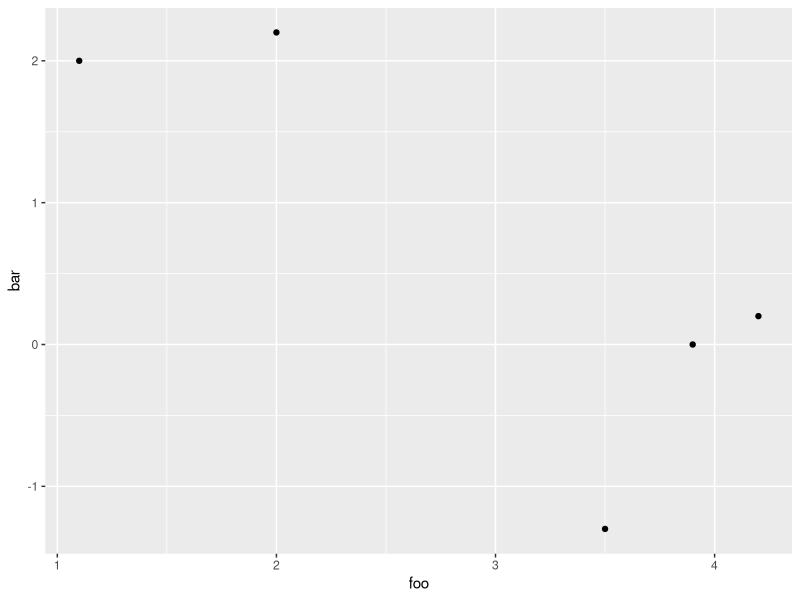
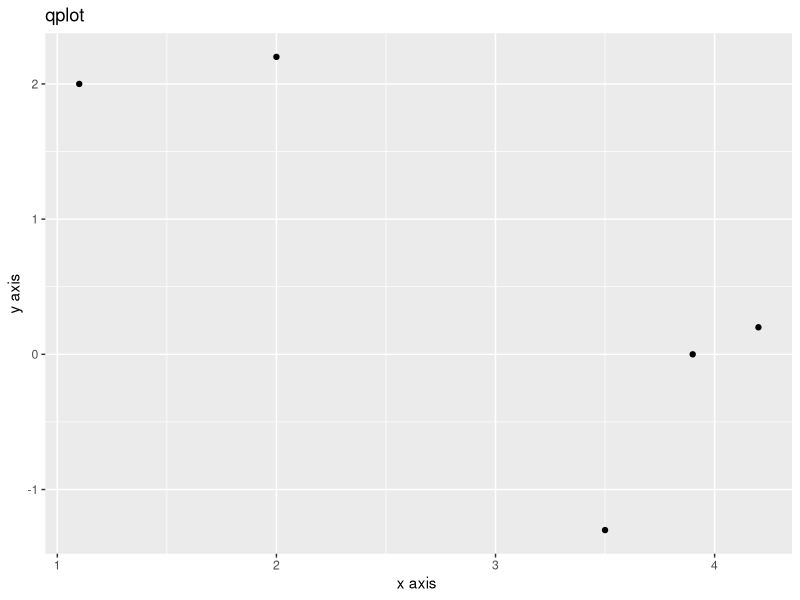
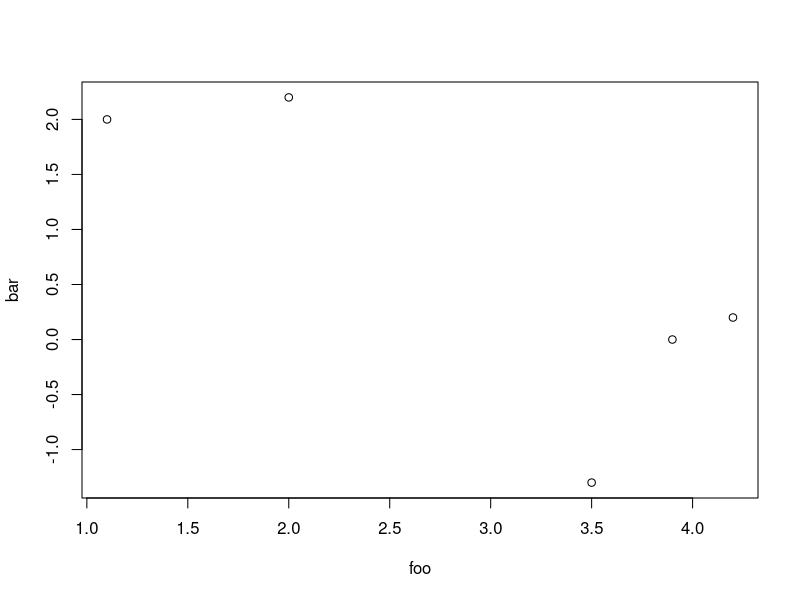
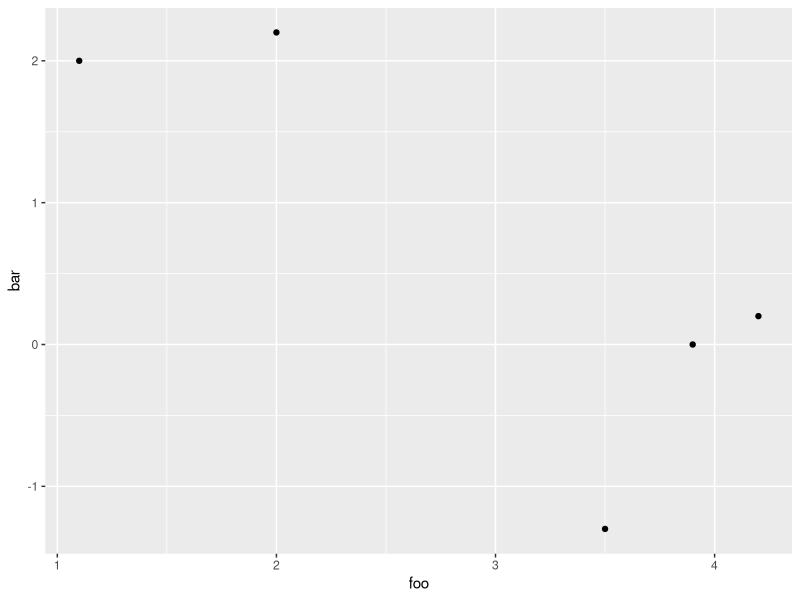
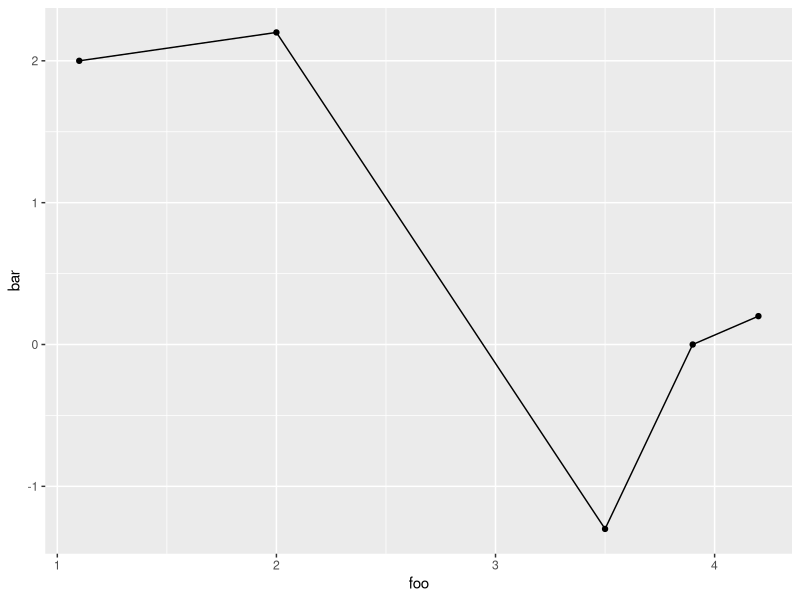
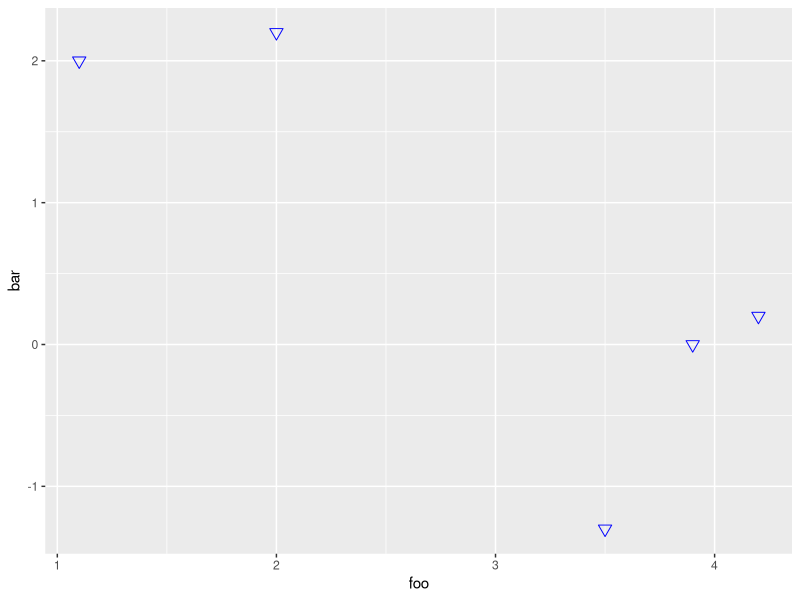

Write the R code that produced these figures, in order. (Note: this script raises an error after producing the figures.)
#___________________________________ The ggplot2 Package ____________________________________

install.packages("ggplot2")
library("ggplot2")

# Example:-
foo <- c(1.1,2,3.5,3.9,4.2)
bar <- c(2,2.2,-1.3,0,0.2)

# We can produce ggplot2, using its “quick plot”, i.e., qplot()

qplot(foo,bar)

# Adding a title and axis labels also uses the same arguments, that we used in plot 

qplot(foo,bar,main="qplot",xlab="x axis ",ylab="y axis")
#----   -----  ----   -----   ----   -----   ----   -----   ----   -----
# Difference b/w plot and ggplot
# 1. A canves is seen in ggplot, bu not in plot   
# 2. ggplot2 plots are stored as objects, which means they have an underlying, 
#    static representation until we change the object.

# That is:-
baz <- plot(foo,bar)
baz

qux <- qplot(foo,bar)
qux

#----   -----  ----   -----   ----   -----   ----   -----   ----   -----
# Setting Appearance Constants with Geoms

# We modify the object using ggplot2’s convenient suite of geometric modifiers, 
# known as geoms.
qplot(foo,bar,geom="blank") + geom_point() + geom_line()

qplot(foo,bar,geom="blank") + geom_point(size=3,shape=6,color="blue") 
+ geom_line(color="red",linetype=2)
#---------------------------------------
# Example:-

myqplot <- qplot(foo,bar,geom="blank") + geom_line(color="red",linetype=2)
myqplot
myqplot + geom_point(size=3,shape=3,color="blue")
myqplot + geom_point(size=3,shape=7,color="blue")


#----   -----  ----   -----   ----   -----   ----   -----   ----   -----
# Aesthetic Mapping with Geoms
x <- 1:20
y <- c(-1.49,3.37,2.59,-2.78,-3.94,-0.92,6.43,8.51,3.41,-8.23,
          -12.01,-6.58,2.87,14.12,9.63,-4.58,-14.78,-11.67,1.17,15.62)
ptype <- rep(NA,length(x=x))
ptype[y>=5] <- "too_big"
ptype[y<=-5] <- "too_small"
ptype[(x>=5&x<=15)&(y>-5&y<5)] <- "sweet"
ptype[(x<5|x>15)&(y>-5&y<5)] <- "standard"
ptype <- factor(x=ptype)
ptype

# Now we have a factor with 20 values sorted into four levels. 
qplot(x,y,color=ptype,shape=ptype)

# Plot
qplot(x,y,color=ptype,shape=ptype) + geom_point(size=4) +
  geom_line(mapping=aes(group=1),color="black",lty=2) +
  geom_hline(mapping=aes(yintercept=c(-5,5)),color="red") +
  geom_segment(mapping=aes(x=5,y=-5,xend=5,yend=5),color="red",lty=3) +
  geom_segment(mapping=aes(x=15,y=-5,xend=15,yend=5),color="red",lty=3)

# Here,
# qplot        --> Create ggplot2 “quick plot”
# geom_point   --> Add points geom Section 
# geom_line    --> Add lines geom Section 
# size, shape, color --> Set geom constants 
# linetype     --> Set geom line type Section 
# mapping, aes --> Geom aesthetic mapping
# geom_segment --> Add line segments geom
# geom_hline   --> Add horizontal lines geom















